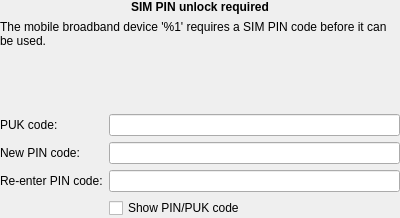
<?xml version="1.0" encoding="UTF-8"?>
<ui version="4.0">
 <class>PinWidget</class>
 <widget class="QWidget" name="PinWidget">
  <property name="geometry">
   <rect>
    <x>0</x>
    <y>0</y>
    <width>400</width>
    <height>218</height>
   </rect>
  </property>
  <property name="windowTitle">
   <string>SIM PIN unlock required</string>
  </property>
  <layout class="QVBoxLayout">
   <property name="margin">
    <number>0</number>
   </property>
   <item>
    <layout class="QGridLayout">
     <property name="margin">
      <number>0</number>
     </property>
     <item row="0" column="1">
      <widget class="QLabel" name="title">
       <property name="sizePolicy">
        <sizepolicy hsizetype="Preferred" vsizetype="Preferred">
         <horstretch>10</horstretch>
         <verstretch>0</verstretch>
        </sizepolicy>
       </property>
       <property name="font">
        <font>
         <pointsize>9</pointsize>
         <weight>75</weight>
         <bold>true</bold>
        </font>
       </property>
       <property name="text">
        <string>SIM PIN unlock required</string>
       </property>
       <property name="textFormat">
        <enum>Qt::RichText</enum>
       </property>
       <property name="alignment">
        <set>Qt::AlignCenter|Qt::AlignHCenter|Qt::AlignLeading|Qt::AlignLeft|Qt::AlignVCenter</set>
       </property>
       <property name="wordWrap">
        <bool>true</bool>
       </property>
      </widget>
     </item>
     <item row="1" column="1">
      <widget class="QLabel" name="prompt">
       <property name="sizePolicy">
        <sizepolicy hsizetype="Preferred" vsizetype="Preferred">
         <horstretch>10</horstretch>
         <verstretch>0</verstretch>
        </sizepolicy>
       </property>
       <property name="font">
        <font>
         <pointsize>9</pointsize>
         <weight>50</weight>
         <bold>false</bold>
        </font>
       </property>
       <property name="text">
        <string>The mobile broadband device '%1' requires a SIM PIN code before it can be used.</string>
       </property>
       <property name="textFormat">
        <enum>Qt::RichText</enum>
       </property>
       <property name="alignment">
        <set>Qt::AlignBottom|Qt::AlignLeading|Qt::AlignLeft</set>
       </property>
       <property name="wordWrap">
        <bool>true</bool>
       </property>
      </widget>
     </item>
    </layout>
   </item>
   <item>
    <spacer>
     <property name="orientation">
      <enum>Qt::Vertical</enum>
     </property>
     <property name="sizeType">
      <enum>QSizePolicy::Fixed</enum>
     </property>
     <property name="sizeHint" stdset="0">
      <size>
       <width>400</width>
       <height>16</height>
      </size>
     </property>
    </spacer>
   </item>
   <item>
    <widget class="KTitleWidget" name="errorMessage"/>
   </item>
   <item>
    <layout class="QFormLayout" name="formLayout">
     <property name="fieldGrowthPolicy">
      <enum>QFormLayout::ExpandingFieldsGrow</enum>
     </property>
     <property name="margin">
      <number>0</number>
     </property>
     <item row="0" column="0">
      <widget class="QLabel" name="pukLabel">
       <property name="text">
        <string>PUK code:</string>
       </property>
       <property name="buddy">
        <cstring>puk</cstring>
       </property>
      </widget>
     </item>
     <item row="0" column="1">
      <widget class="KLineEdit" name="puk">
       <property name="inputMask">
        <string>99999999; </string>
       </property>
       <property name="showClearButton" stdset="0">
        <bool>true</bool>
       </property>
       <property name="passwordMode">
        <bool>true</bool>
       </property>
      </widget>
     </item>
     <item row="1" column="0">
      <widget class="QLabel" name="pinLabel">
       <property name="text">
        <string>New PIN code:</string>
       </property>
       <property name="buddy">
        <cstring>pin</cstring>
       </property>
      </widget>
     </item>
     <item row="1" column="1">
      <widget class="KLineEdit" name="pin">
       <property name="inputMask">
        <string>99990000; </string>
       </property>
       <property name="showClearButton" stdset="0">
        <bool>true</bool>
       </property>
       <property name="passwordMode">
        <bool>true</bool>
       </property>
      </widget>
     </item>
     <item row="2" column="0">
      <widget class="QLabel" name="pin2Label">
       <property name="text">
        <string>Re-enter PIN code:</string>
       </property>
       <property name="buddy">
        <cstring>pin2</cstring>
       </property>
      </widget>
     </item>
     <item row="2" column="1">
      <widget class="KLineEdit" name="pin2">
       <property name="inputMask">
        <string>99990000; </string>
       </property>
       <property name="showClearButton" stdset="0">
        <bool>true</bool>
       </property>
       <property name="passwordMode">
        <bool>true</bool>
       </property>
      </widget>
     </item>
     <item row="3" column="1">
      <widget class="QCheckBox" name="chkShowPass">
       <property name="text">
        <string>Show PIN/PUK code</string>
       </property>
      </widget>
     </item>
    </layout>
   </item>
  </layout>
 </widget>
 <customwidgets>
  <customwidget>
   <class>KTitleWidget</class>
   <extends>QWidget</extends>
   <header>ktitlewidget.h</header>
  </customwidget>
  <customwidget>
   <class>KLineEdit</class>
   <extends>QLineEdit</extends>
   <header>klineedit.h</header>
  </customwidget>
 </customwidgets>
 <tabstops>
  <tabstop>pin</tabstop>
  <tabstop>chkShowPass</tabstop>
 </tabstops>
 <resources/>
 <connections/>
</ui>
